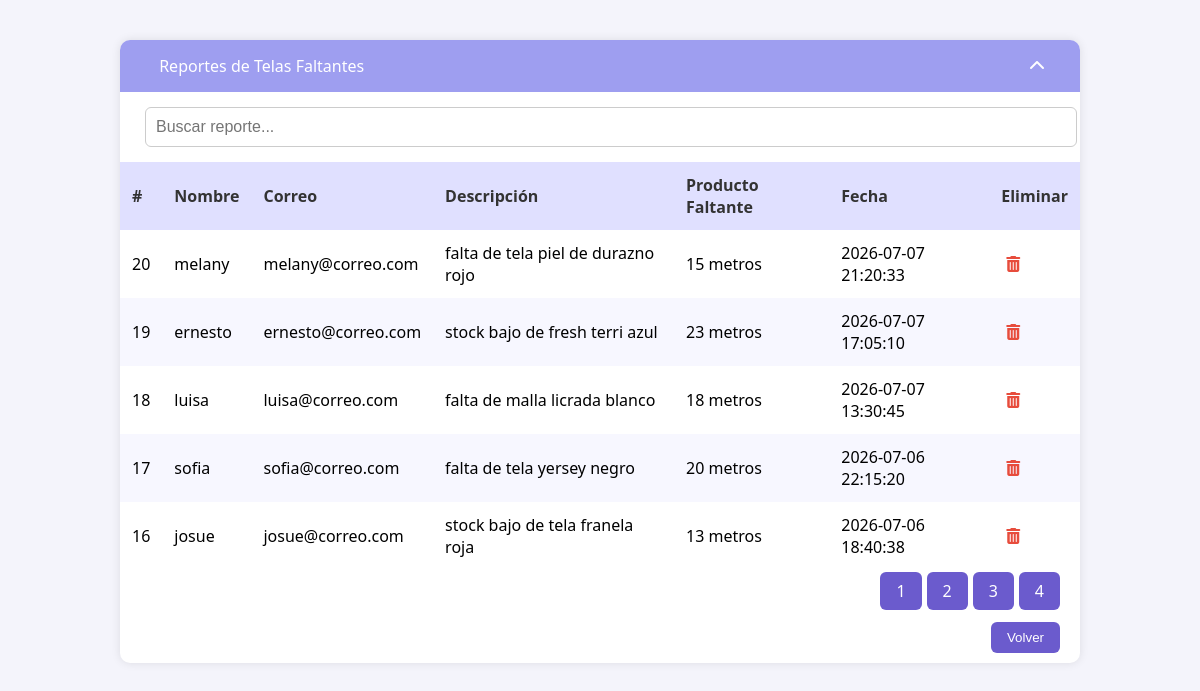
The app's page /tablareporttelas.php with its own data.
### tables this page shows
CREATE TABLE `reportes_telas` (
  `id` int NOT NULL,
  `nombre` varchar(100) DEFAULT NULL,
  `correo` varchar(100) DEFAULT NULL,
  `descripcion` text,
  `producto` varchar(200) DEFAULT NULL,
  `fecha` timestamp NULL DEFAULT CURRENT_TIMESTAMP
);

### tablareporttelas.php (the view, shortened to what this page needs)
<!DOCTYPE html>
<html lang="es">
<head>
    <link rel="stylesheet" href="https://cdnjs.cloudflare.com/ajax/libs/font-awesome/6.5.0/css/all.min.css">
</head>
<body>
<div class="container">
    <div class="header">
        <div><i class="fas fa-fabric"></i> Reportes de Telas Faltantes</div>
        <i class="fas fa-chevron-up"></i>
    </div>
    <div class="search-box">
        <input type="text" id="search" placeholder="Buscar reporte..." onkeyup="buscar()">
    </div>
    <table>
        <thead>
            <tr>
                <th>#</th>
                <th>Nombre</th>
                <th>Correo</th>
                <th>Descripción</th>
                <th>Producto Faltante</th>
                <th>Fecha</th>
                <th>Eliminar</th>
            </tr>
        </thead>
        <tbody>
        <?php
        $conn = new mysqli("localhost", "root", "", "textil_db");
        $por_pagina = 5;
        $pagina = isset($_GET['pagina']) ? intval($_GET['pagina']) : 1;
        $inicio = ($pagina - 1) * $por_pagina;
        $total_resultados = $conn->query("SELECT COUNT(*) AS total FROM reportes_telas")->fetch_assoc()['total'];
        $total_paginas = ceil($total_resultados / $por_pagina);
        $resultado = $conn->query("SELECT * FROM reportes_telas ORDER BY fecha DESC LIMIT $inicio, $por_pagina");
        if ($resultado->num_rows > 0) {
            while ($fila = $resultado->fetch_assoc()) {
                echo "<tr>";
                echo "<td>" . $fila['id'] . "</td>";
                echo "<td>" . htmlspecialchars($fila['nombre']) . "</td>";
                echo "<td>" . htmlspecialchars($fila['correo']) . "</td>";
                echo "<td>" . htmlspecialchars($fila['descripcion']) . "</td>";
                echo "<td>" . htmlspecialchars($fila['producto']) . "</td>";
                echo "<td>" . htmlspecialchars($fila['fecha']) . "</td>";
                echo "<td class='actions'>
                        <a href='?eliminar=" . $fila['id'] . "' onclick=\"return confirm('¿Eliminar este reporte?');\">
                            <i class='fas fa-trash-alt'></i>
                        </a>
                      </td>";
                echo "</tr>";
            }
        } else {
            echo "<tr><td colspan='7'>No hay reportes de telas faltantes.</td></tr>";
        }
        ?>
        </tbody>
    </table>
    <div class="pagination">
        <?php
        for ($i = 1; $i <= $total_paginas; $i++) {
            echo "<a href='?pagina=$i'>$i</a>";
        }
        ?>
    </div>
    <div class="footer">
        <button onclick="window.location.href='dashboard.php'">Volver</button>
    </div>
</div>
</body>
</html>

### tablareporttelas.php (style rules this page uses)
body { font-family: 'Segoe UI', sans-serif; margin: 0; padding: 0; background-color: #f4f4fb; }
.header { background-color: #9e9ef0; color: white; padding: 15px 25px; display: flex; align-items: center; justify-content: space-between; border-radius: 10px 10px 0 0; }
.header i { margin-right: 10px; }
.container { width: 80%; max-width: 1000px; margin: 40px auto; background-color: white; box-shadow: 0 0 10px rgba(0, 0, 0, 0.1); border-radius: 10px; }
table { width: 100%; border-collapse: collapse; }
th, td { padding: 12px; text-align: left; }
th { background-color: #e0e0ff; color: #333; }
tr:nth-child(even) { background-color: #f7f7ff; }
.actions i { margin: 0 5px; cursor: pointer; color: #e74c3c; }
.footer, .pagination { text-align: right; padding: 10px 20px; }
.footer button, .pagination a { background-color: #6b5bcd; color: white; border: none; padding: 8px 16px; border-radius: 6px; cursor: pointer; text-decoration: none; margin-left: 5px; }
.search-box { padding: 15px 25px; }
.search-box input { width: 100%; padding: 10px; border: 1px solid #ccc; border-radius: 6px; font-size: 16px; }

### records on screen
reportes_telas: id "20", nombre "melany", correo "melany@correo.com", descripcion "falta de tela piel de durazno rojo", producto "15 metros", fecha "2026-07-07 21:20:33"
reportes_telas: id "19", nombre "ernesto", correo "ernesto@correo.com", descripcion "stock bajo de fresh terri azul", producto "23 metros", fecha "2026-07-07 17:05:10"
reportes_telas: id "18", nombre "luisa", correo "luisa@correo.com", descripcion "falta de malla licrada blanco", producto "18 metros", fecha "2026-07-07 13:30:45"
reportes_telas: id "17", nombre "sofia", correo "sofia@correo.com", descripcion "falta de tela yersey negro", producto "20 metros", fecha "2026-07-06 22:15:20"
reportes_telas: id "16", nombre "josue", correo "josue@correo.com", descripcion "stock bajo de tela franela roja", producto "13 metros", fecha "2026-07-06 18:40:38"
